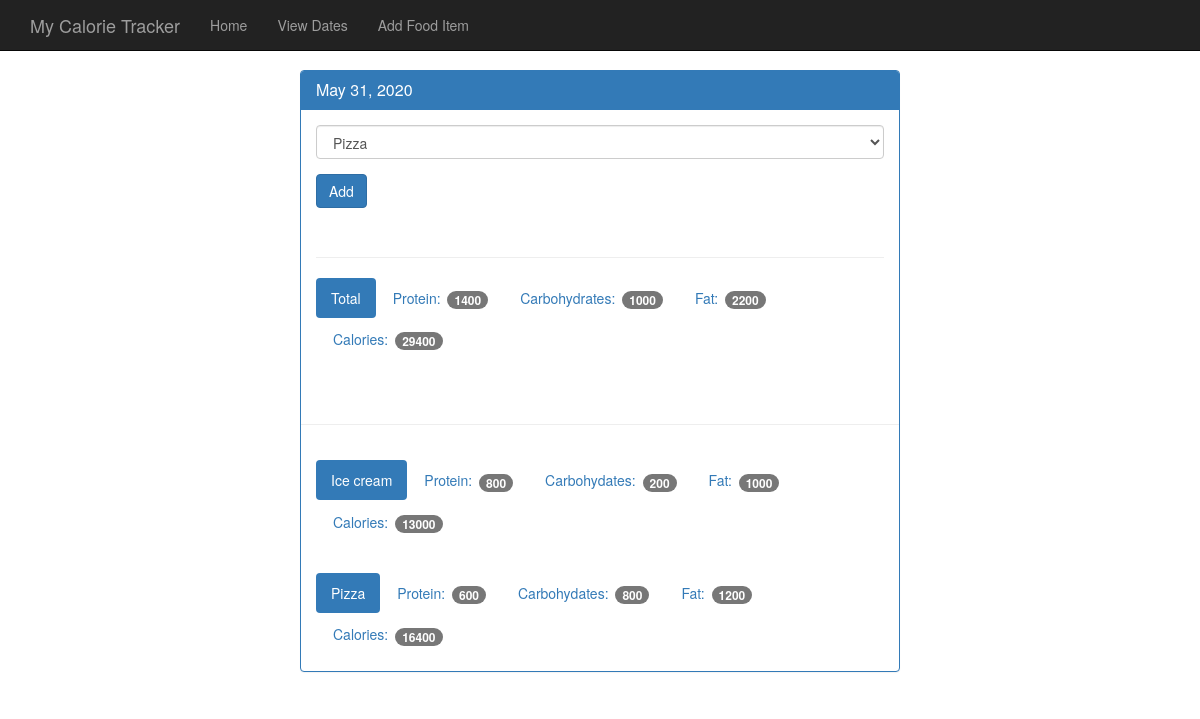
Page /view/20200531 on the committed database.
### tables this page shows
CREATE TABLE food (
    id integer primary key autoincrement,
    name text not null,
    protein integer not null,
    carbohydrates integer not null,
    fat integer not null,
    calories integer not null
);

### app.py (the view)
@app.route('/view/<date>', methods=['GET', 'POST']) #date will be format of 20200310
def view(date):
    db = get_db()
    cur = db.execute('select id, entry_date from log_date where entry_date = ?', [date])
    date_result = cur.fetchone()
    if request.method == 'POST':
        db.execute('insert into food_date (food_id, log_date_id) values (?, ?)', [request.form['food-select'], date_result['id']])
        db.commit()
    d = datetime.strptime(str(date_result['entry_date']), '%Y%m%d')
    pretty_date = datetime.strftime(d, '%B %d, %Y')
    food_cur = db.execute('select id, name from food')
    food_results = food_cur.fetchall()
    log_cur = db.execute('select food.name, food.protein, food.carbohydrates, food.fat, food.calories from log_date join food_date on food_date.log_date_id = log_date.id join food on food.id = food_date.food_id where log_date.entry_date = ?', [date])
    log_results = log_cur.fetchall()
    totals = {}
    totals['protein'] = 0
    totals['carbohydrates'] = 0
    totals['fat'] = 0
    totals['calories'] = 0
    for food in log_results:
       totals['protein'] += food['protein']
       totals['carbohydrates'] += food['carbohydrates']
       totals['fat'] += food['fat']
       totals['calories'] += food['calories']
    return render_template('day.html', entry_date=date_result['entry_date'], pretty_date=pretty_date, \
                            food_results=food_results, log_results=log_results, totals=totals)

### database.py (called while the page is built)
def connect_db():
    sql = sqlite3.connect('sqlite3/food_log.db')
    sql.row_factory = sqlite3.Row
    return sql

def get_db():
    if not hasattr(g, 'sqlite_db'):
        g.sqlite_db = connect_db()
    return g.sqlite_db

### templates/day.html (shortened to what this page needs)
{% extends "base.html" %}
{% block body %}
  <head>
  </head>
  <body>
    <nav class="navbar navbar-inverse navbar-fixed-top">
      <div class="container">
        <div class="navbar-header">
          <a class="navbar-brand" href="{{ url_for('index') }}">My Calorie Tracker</a>
        </div>
        <div id="navbar" class="navbar-collapse collapse">
          <ul class="nav navbar-nav">
            <li><a href="{{ url_for('index') }}">Home</a></li>
            <li><a href="{{ url_for('view_date') }}">View Dates</a></li>
            <li><a href="{{ url_for('food') }}">Add Food Item</a></li>
          </ul>
        </div>
      </div>
    </nav>
    <div class="container theme-showcase col-sm-6 col-sm-offset-3" role="main">
      <div class="row">
        <div>
          <div class="panel panel-primary">
            <div class="panel-heading">
              <h3 class="panel-title">{{ pretty_date }}</h3>
            </div>
            <div class="panel-body">
              <form method="POST" action="{{ url_for('view', date=entry_date) }}">
                <div class="form-group">
                  <select class="form-control" name="food-select">
                    {% for food in food_results %}
                    <option value={{ food.id }}>{{ food.name }}</option>
                    {% endfor %}
                  </select>
                </div>
                <button type="submit" class="btn btn-primary">Add</button>
              </form>
              <div class="page-header"></div>
              <ul class="nav nav-pills" role="tablist">
                <li class="active"><a>Total</a></li>
                <li><a>Protein: <span class="badge">{{ totals.protein }}</span></a></li>
                <li><a>Carbohydrates: <span class="badge">{{ totals.carbohydrates }}</span></a></li>
                <li><a>Fat: <span class="badge">{{ totals.fat }}</span></a></li>
                <li><a>Calories: <span class="badge">{{ totals.calories }}</span></a></li>
              </ul>
            </div>
            <div class="page-header"></div>
            {% for food in log_results %}
            <div class="panel-body">
              <ul class="nav nav-pills" role="tablist">
                <li class="active"><a>{{ food.name }}</a></li>
                <li><a>Protein: <span class="badge">{{ food.protein }}</span></a></li>
                <li><a>Carbohydates: <span class="badge">{{ food.carbohydrates }}</span></a></li>
                <li><a>Fat: <span class="badge">{{ food.fat }}</span></a></li>
                <li><a>Calories: <span class="badge">{{ food.calories }}</span></a></li>
              </ul>
            </div>
            {% endfor %}
          </div>
        </div>
      </div>
    </div>
{% endblock %}

### static/theme.css (style rules this page uses)
body { padding-top: 70px; padding-bottom: 30px; }

### rows in the picture
food: name "Ice cream", protein "800", carbohydrates "200", fat "1000", calories "13000"
food: name "Pizza", protein "600", carbohydrates "800", fat "1200", calories "16400"

### other values in the picture
{{ pretty_date }} "May 31, 2020"
{{ totals.protein }} "1400"
{{ totals.carbohydrates }} "1000"
{{ totals.fat }} "2200"
{{ totals.calories }} "29400"
form field food-select "Pizza"
